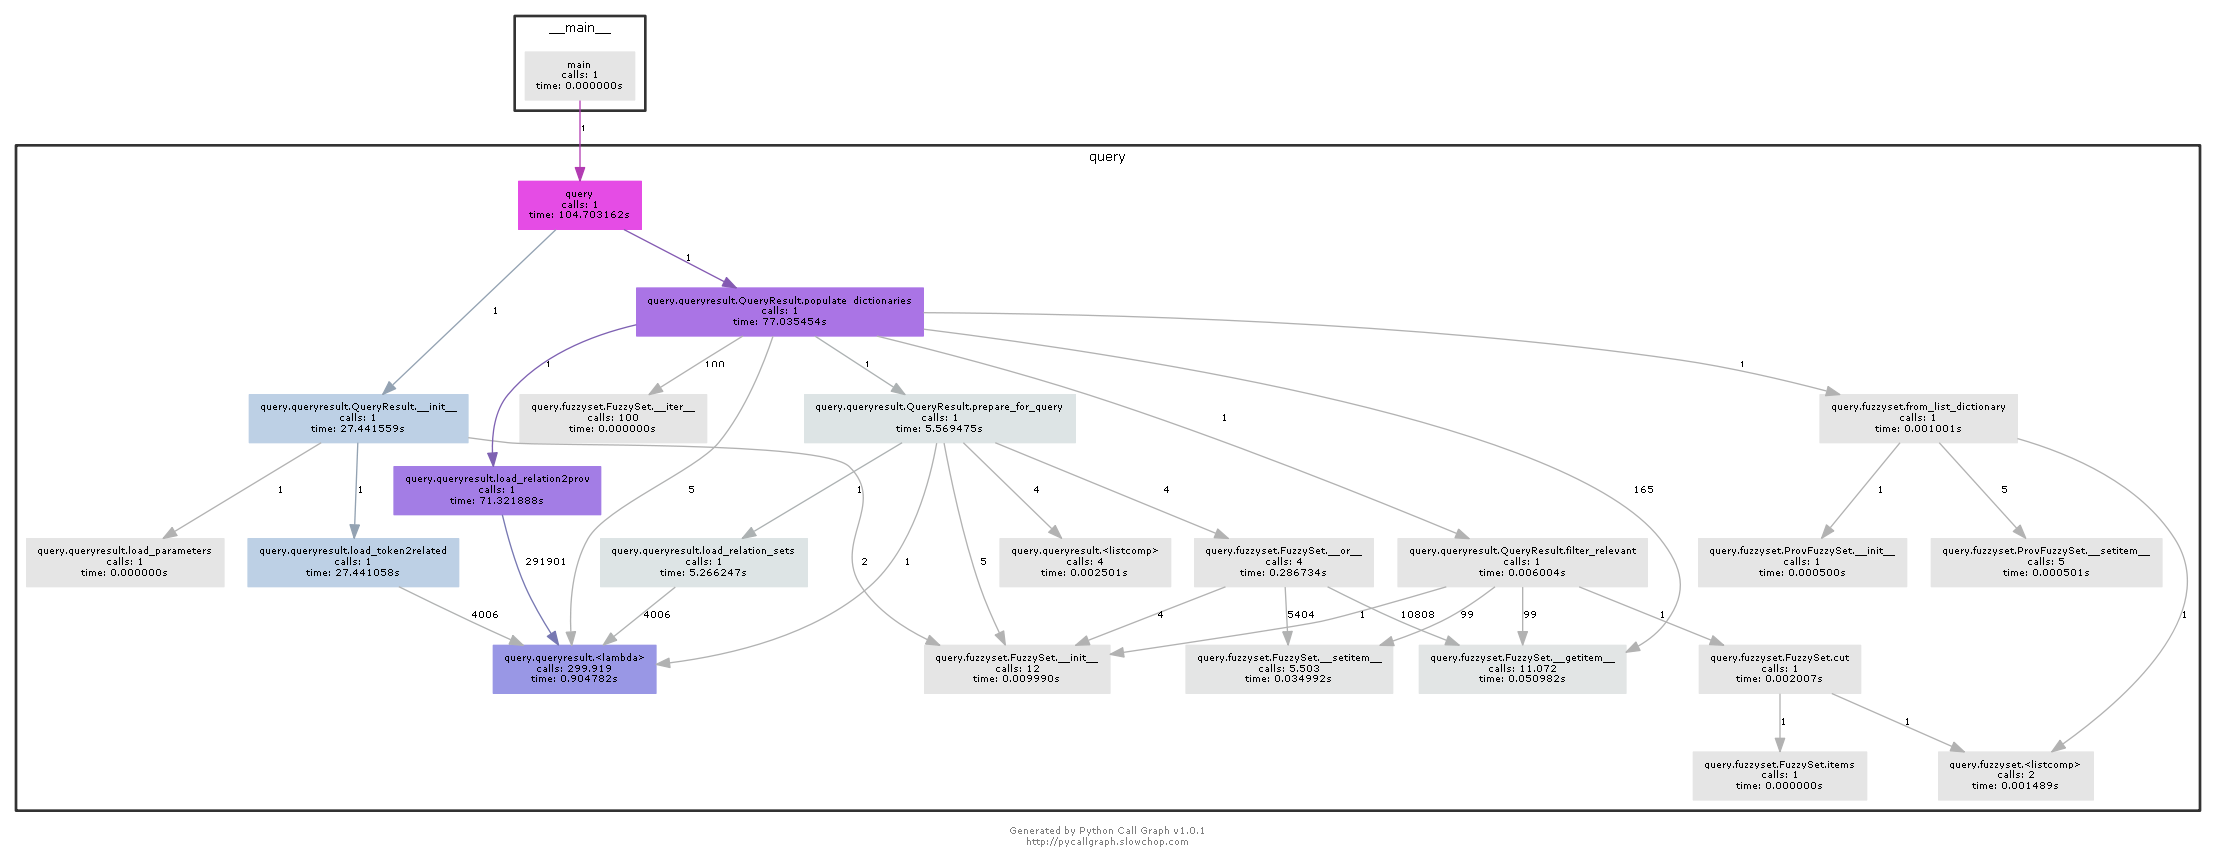

The Python source for this figure:
from query.queryresult import QueryResult
from pycallgraph.output.graphviz import GraphvizOutput
from pycallgraph.pycallgraph import PyCallGraph


def query(query=None):
    if query is None:
        query = []
    foo = QueryResult()
    foo.query = query
    foo.populate_dictionaries()
    return foo


def with_graphvizoutput():
    graphviz = GraphvizOutput()
    graphviz.output_file = 'querystep.png'
    with PyCallGraph(output=graphviz):
        query(["cult", "fish", "water", "fear"])


if __name__ == "__main__":
    #query(["cult", "fish", "water", "fear"])
    with_graphvizoutput()
